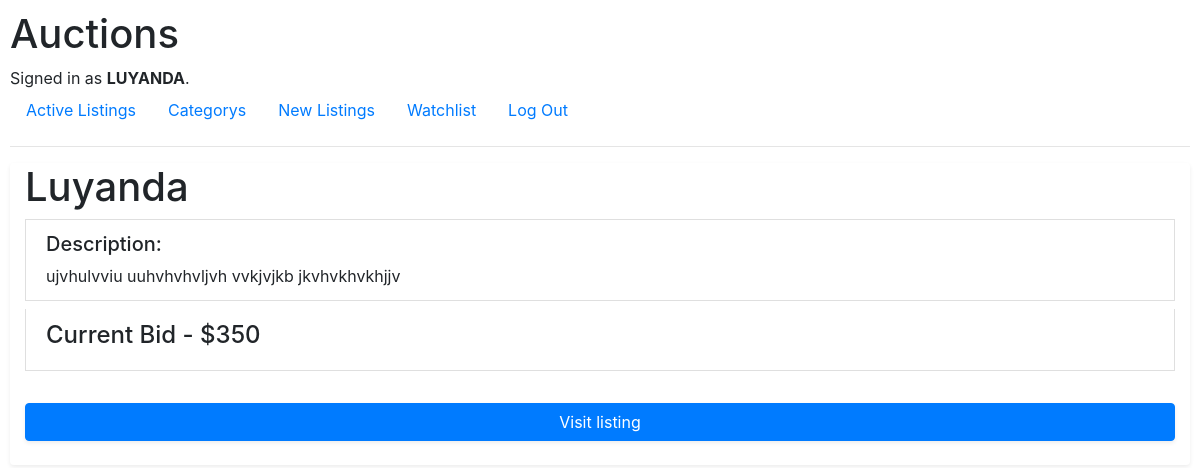
/5/viewWatchList (signed in), run on an earlier commit of the app's database.
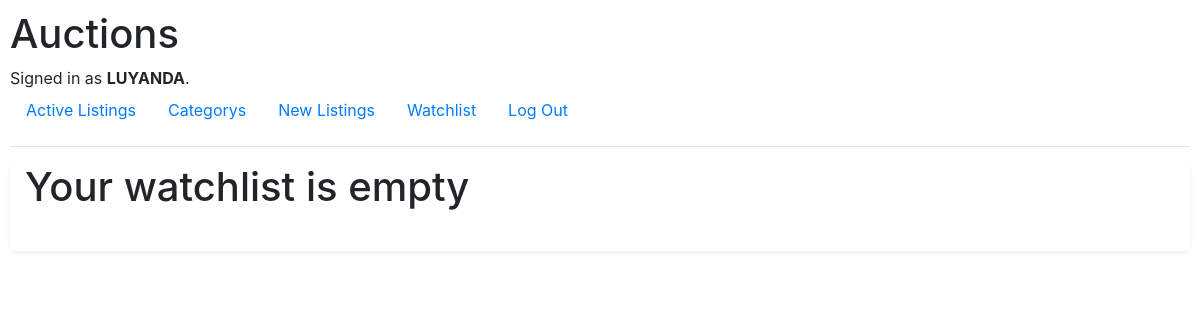
And on a later commit of the database.
### auctions/models.py (models this page shows, shortened)
class Listings(models.Model):
    title = models.CharField(max_length=64)
    description = models.CharField(max_length=264)
    startingBid = models.IntegerField()
    watchlist = models.ManyToManyField(User, blank=True, related_name='watchlistItem')
    creater = models.ForeignKey(User, on_delete=models.CASCADE, related_name='created_listings', default=0)
    category = models.ForeignKey(category, on_delete=models.CASCADE, related_name="add_to_category", default="")

### auctions/views.py (the view)
# urls.py: path("<userID>/viewWatchList", views.viewWatchList, name="viewWatchList"),
def viewWatchList(request, userID):
    user = User.objects.get(id=userID)
    watchListItems = user.watchlistItem.all()
    return render(request, "auctions/watchlistItems.html", {
        "watchlistItems": watchListItems
    })

### auctions/templates/auctions/watchlistItems.html (shortened to what this page needs)
{% extends 'auctions/layout.html' %}
{% block body %}
    <div class="container-fluid rounded shadow-sm">
        <dl class="list-group">
            {% for item in watchlistItems %}
            <form action="{% url 'listing' %}" method="post">
                <h1>{{ item.title }}</h1>
                <dd class="list-group-item"><h5>Description: </h5>{{ item.description }}</dd>
                <dd class="list-group-item"><h4>Current Bid - ${{ item.startingBid }}</h4></dd>
                <br>
                <button class="btn btn-primary rounded shadow-sm btn-block">Visit listing</button>
                {% empty %}
                    <dd><h1>Your watchlist is empty </h1></dd>
                {% endfor %}
            </form>
        </dl>
        <br>
    </div>
{% endblock body %}

What changed in the data, as far as the page shows it:
removed Listings: title "Luyanda", description "ujvhulvviu uuhvhvhvljvh vvkjvjkb jkvhvkhvkhjjv", startingBid "350"
Also different on the page:
text now shown: "Your watchlist is empty"
